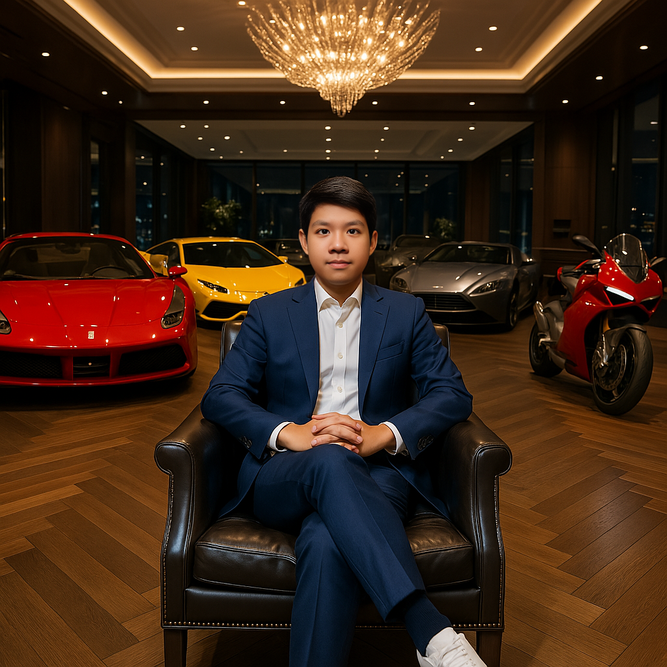
#> input picture Full Images/fde9c5d5-4e81-4ae7-919e-bdfcb3ce0180.png, 667 x 667 px, shrunk from 1024 x 1024 before the run, found by its file name
$ jupyter execute 'Project 09.ipynb'
#> lines starting #> are read from the running program, lines starting #| are printed output that depends on the picture
[cell 1]
from PIL import Image
import matplotlib.pyplot as plt
import numpy as np

[cell 2]
# Đường dẫn hình ảnh
my_directory = "fde9c5d5-4e81-4ae7-919e-bdfcb3ce0180.png"

[cell 3]
# Đọc file hình ảnh
img = Image.open(my_directory)
#> img is the input picture: PIL image 667x667 RGB; mean R, G, B 63.3, 40.2, 24.6
plt.imshow(img) # hoặc display(img) nếu có thư viện display

[cell 4]
# Chuyển sang ảnh xám
img_gray = img.convert('L')
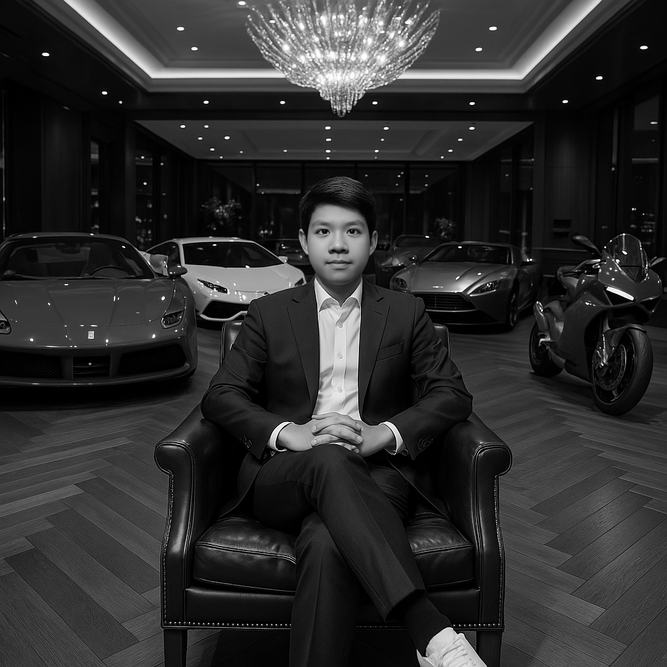
#> img_gray: PIL image 667x667 L; min 0, max 255, mean 45.3
plt.imshow(img_gray, cmap='gray')

[cell 5]
# Hiển thị ra mảng của hình ảnh bằng thư viện numpy
img_array = np.array(img_gray)
print(img_array)
#> (printed output is left out)

[cell 6]
# Tạo ra một hình
plt.figure()
plt.hist(img_array.flatten(), bins=128)
plt.title('Biểu Đồ Histogram của Hình Ảnh')
plt.xlabel('Giá trị của Pixel')
plt.ylabel('Số lượng')
plt.show()
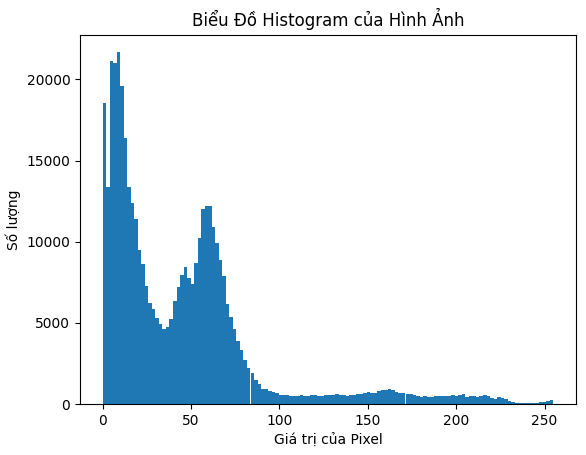
#> figure drawn by matplotlib, 1 panel; tallest bar 21671 high, from x = 7.97 to 9.96

[cell 7]
# Làm nổi bật đường biên
plt.figure()
plt.gray()
plt.contour(img_gray, origin='image', colors='k') # Hàm plt.contour() dùng để vẽ đường đẳng mức(contour lines)
# Có thể thêm khác ngoài origin và colors: levels, cmap, alpha, linewidths, linestyles, extent, labels.
plt.show()
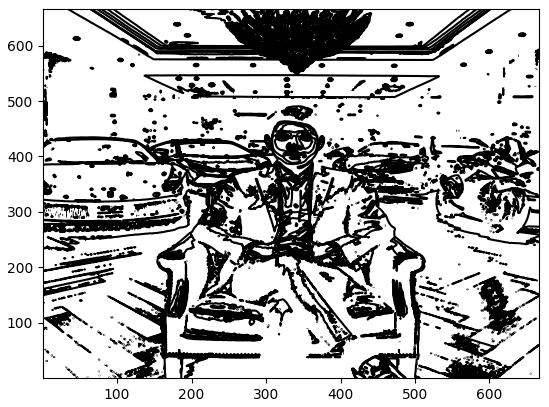
#> figure drawn by matplotlib, 1 panel

[cell 8]
# Minh họa 1 hình ảnh khác:
 # Đường dẫn hình ảnh
my_path = 'e0a9a040-5eed-427d-b99b-6b1d35ea3b5f.png'
 # Đọc file hình ảnh
my_img = Image.open(my_path)
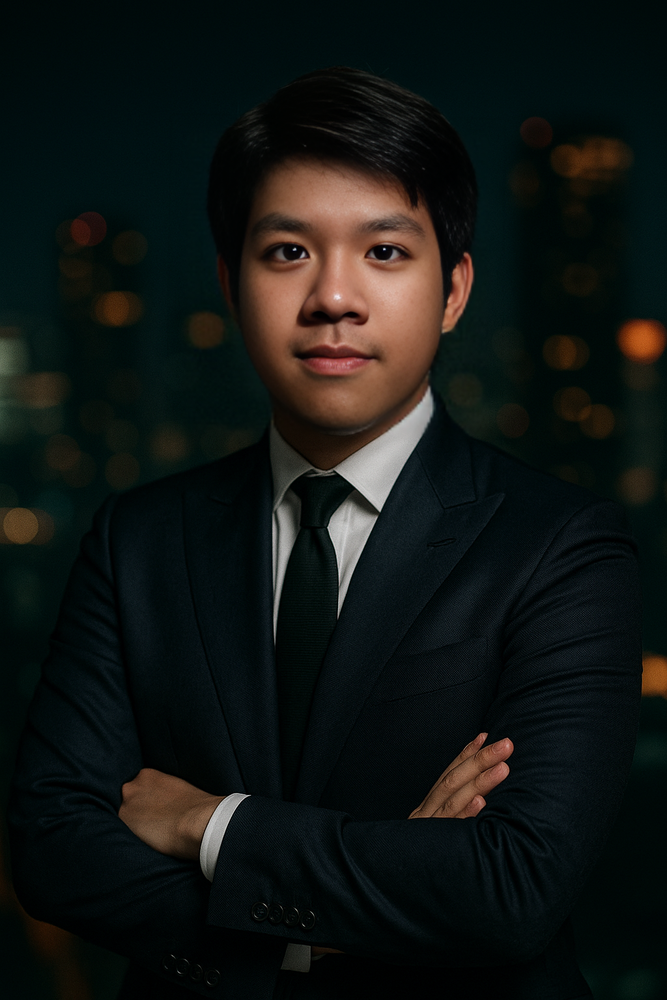
#> input picture Full Images/e0a9a040-5eed-427d-b99b-6b1d35ea3b5f.png, 667 x 1000 px, shrunk from 1024 x 1536 before the run, found by its file name
#> my_img is the input picture: PIL image 667x1000 RGB; mean R, G, B 17.7, 21.6, 19.5
plt.imshow(my_img) # hoặc display(img) nếu có thư viện display
 # Chuyển sang ảnh xám
my_img_gray = my_img.convert('L')
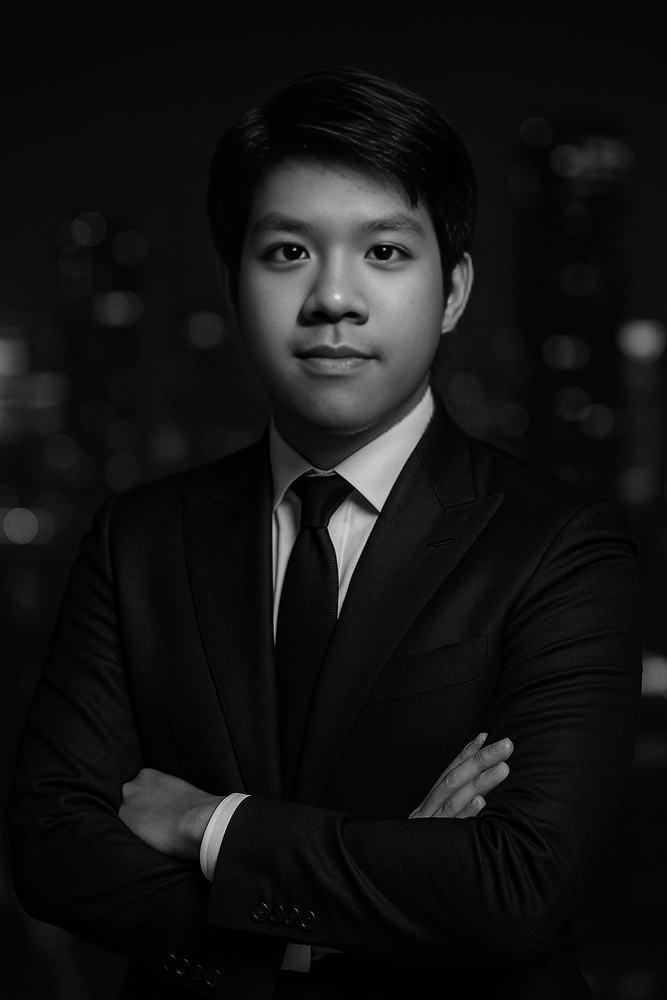
#> my_img_gray: PIL image 667x1000 L; min 0, max 237, mean 20.2
plt.imshow(my_img_gray, cmap='gray')
# Hiển thị ra mảng của hình ảnh bằng thư viện numpy
my_img_array = np.array(my_img_gray)
print(my_img_array)
#> (printed output is left out)
 # Tạo một hình vẽ mới
plt.figure()
 # Đặt màu sắc là xám
plt.gray()
 # Vẽ biểu đồ đường biên(contour) của ảnh
plt.contour(my_img_gray, origin='image')
 # Hiển thị hình ảnh
plt.show()
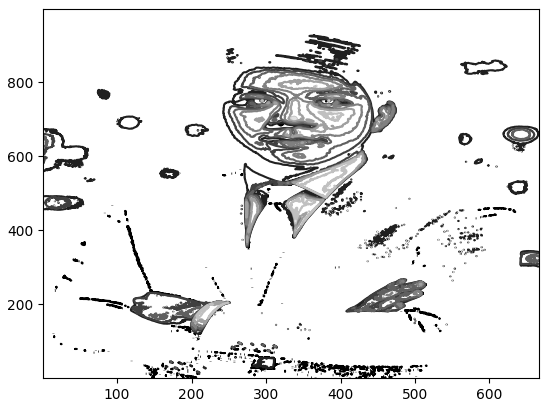
#> figure drawn by matplotlib, 1 panel
 # Tạo ra một hình
plt.figure()
plt.hist(my_img_array.flatten(), bins=128)
plt.title('Biểu Đồ Histogram của Hình Ảnh')
plt.xlabel('Giá trị của Pixel')
plt.ylabel('Số lượng')
plt.show()
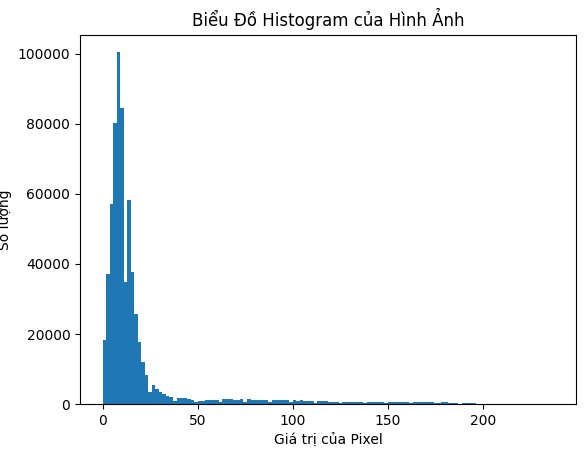
#> figure drawn by matplotlib, 1 panel; tallest bar 100411 high, from x = 7.41 to 9.26
